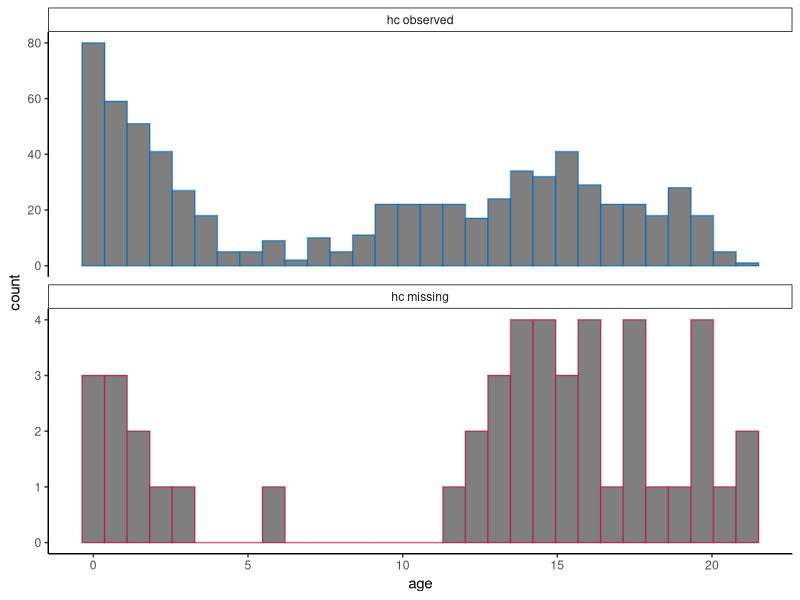
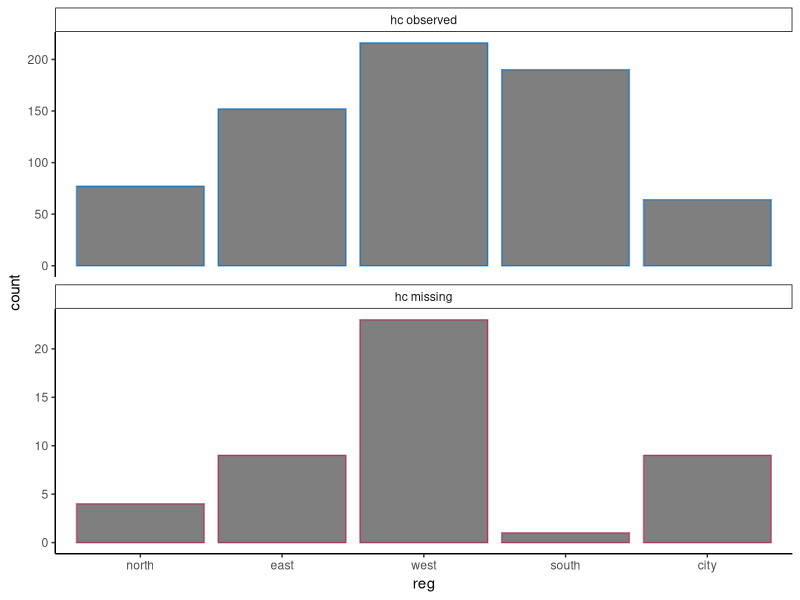
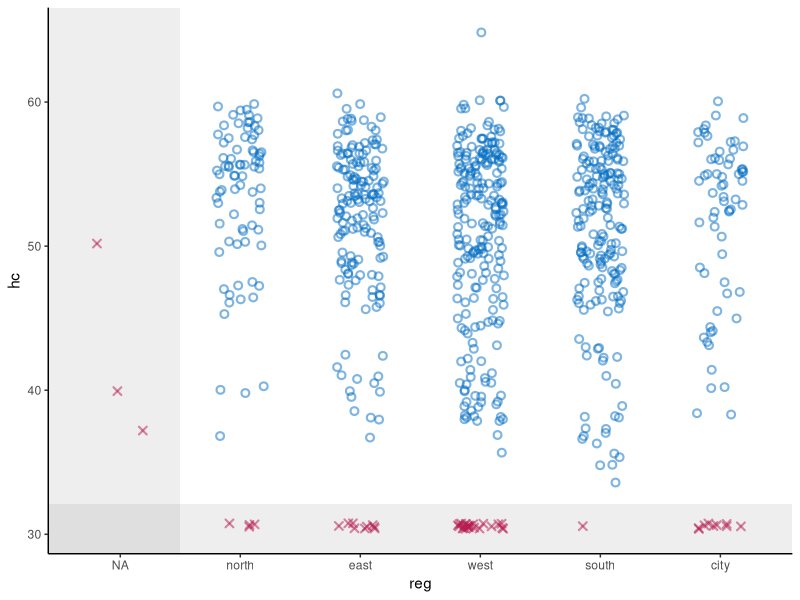
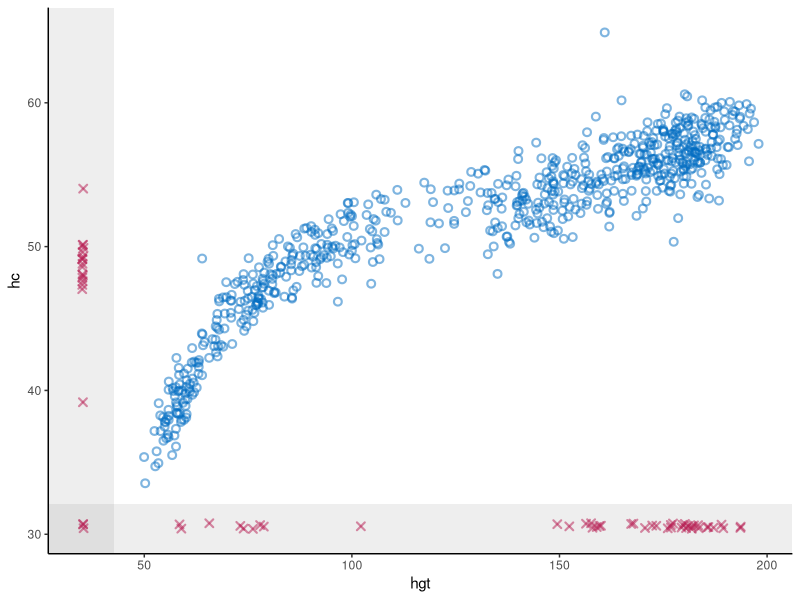
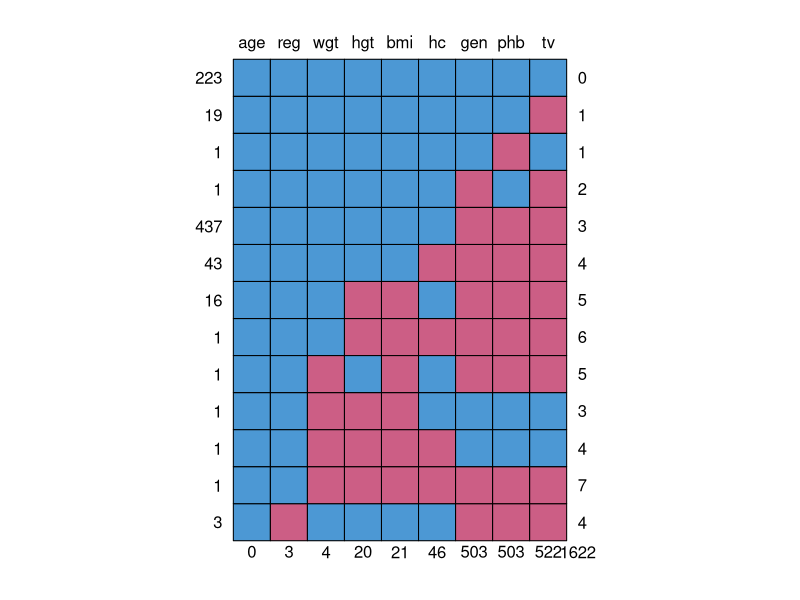
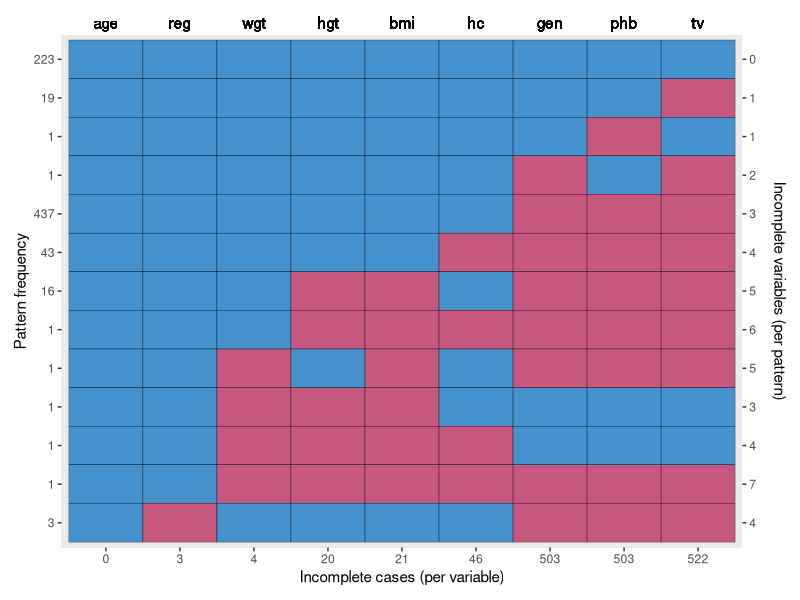
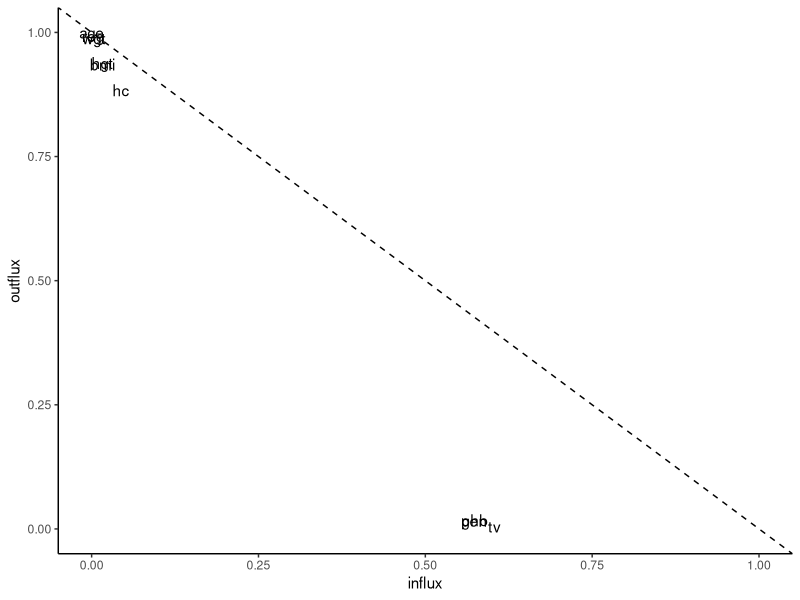

Here is the R script that generated these plots, in order: (Note: this script raises an error after producing the figures.)
## ---- chunk 1
knitr::opts_chunk$set(
  collapse = TRUE,
  comment = "#>",
  warning = FALSE, 
  message = FALSE,
  fig.width = 6, 
  fig.height = 6
)
## ---- chunk 2
# set-up environment
# library(shinymice)
library(tidyverse)
`%nin%` <- Negate(`%in%`)

# example dataset
dat <- mice::boys
# example mids object
imp <- mice::mice(dat, printFlag = FALSE)

# define mice theme
theme_mice <- function() {
  # move this outside of the function to unnecessary avoid re-running
  ggplot2::update_geom_defaults("point", list(
    shape = 21,
    size = 1.9,
    stroke = 1.1,
    alpha = 0.5
  ))
  ggplot2::update_geom_defaults("boxplot", list(
    size = 1
  ))
  ggplot2::update_geom_defaults("line", list(
    size = 1
  ))
  # the actual theme settings
  theme <- list(
    ggplot2::theme_classic(),
    ggplot2::theme(legend.position = "top"),
    ggplot2::scale_color_manual(
      values = c(
        "observed" = mice:::mdc(1),
        "missing" = mice:::mdc(2),
        "imputed" = mice:::mdc(2)
      )
    ),
    ggplot2::scale_fill_manual(
      values = c(
        "observed" = mice:::mdc(1),
        "missing" = mice:::mdc(2),
        "imputed" = mice:::mdc(2)
      )
    ),
    ggplot2::scale_size_manual(
      values = c("observed" = 1,
      "imputed" = 0.5)
),
    ggplot2::labs(color = NULL, fill = NULL, size = NULL)
  )
  return(theme)
}
## ---- chunk 3
# histogram/density plot faceted instead of dodged
plot_conditional <- function(dat, x, z) {
  # define graphing elements to add to plot
  if (is.numeric(dat[[x]])) { # for continuous variables
    geom <-
      ggplot2::geom_histogram()
  } else { # for categorical variables
    geom <-
      ggplot2::geom_bar()
  }
  
  # preprocess the data
  dat[!is.na(dat[[x]]), ] %>%
    dplyr::mutate(conditional = factor(
      is.na(.data[[z]]),
      levels = c(FALSE, TRUE),
      labels = c("observed", "missing")
    )) %>%
    # plot
    ggplot2::ggplot(ggplot2::aes(
        x = .data[[x]],
        color = conditional,
        fill = "white"
      )) +
    geom +
    # split by conditional variable
    ggplot2::facet_wrap(
      ~ conditional,
      ncol = 1,
      scales = "free_y",
      labeller = ggplot2::labeller(conditional = c(
        paste(z, "observed"), paste(z, "missing")
      ) %>% setNames(c(
        "observed", "missing"
      )))
    ) +
    # style
    theme_mice() +
    theme(legend.position = "none",
          strip.background = element_rect(size = 0.5))
}

# test
plot_conditional(dat, x = "age", z = "hc")
plot_conditional(dat, x = "reg", z = "hc")
## ---- chunk 4
# scatterplot with NAs
plot_bivariate <- function(dat, x, y) {
  # define graphing elements to add to plot later
  # set NA value and scale for variable x
  if (is.numeric(dat[[x]])) {
    NA_x <-
      min(dat[[x]], na.rm = TRUE) - .1 * diff(range(dat[[x]], na.rm = TRUE))
    shade_x <-
      min(dat[[x]], na.rm = TRUE) - .05 * diff(range(dat[[x]], na.rm = TRUE))
    scale_x <- NULL
  } else {
    NA_x <- "NA"
    shade_x <- 1.5
    scale_x <-
      ggplot2::scale_x_discrete(limits = c("NA", levels(dat[[x]])))
  }
  
  # set NA value and scale for variable y
  if (is.numeric(dat[[y]])) {
    NA_y <-
      min(dat[[y]], na.rm = TRUE) - .1 * diff(range(dat[[y]], na.rm = TRUE))
    shade_y <-
      min(dat[[y]], na.rm = TRUE) - .05 * diff(range(dat[[y]], na.rm = TRUE))
    scale_y <- NULL
  } else {
    NA_y <- "NA"
    shade_y <- 1.5
    scale_y <-
      ggplot2::scale_y_discrete(limits = c("NA", levels(dat[[y]])))
  }
  
  # add geom for NAs in the x space
  if (any(is.na(dat[[x]]))) {
    geom_x <- ggplot2::geom_point(
      position = ggplot2::position_jitter(width = 0.2, height = 0.2),
      color = mice:::mdc(2),
      shape = 4,
      mapping = ggplot2::aes(x = NA_x, y = .data[[y]]),
      data = dat[is.na(dat[[x]]),]
    )
  } else {
    geom_x <- NULL
  }
  
  # add geom for NAs in the y space
  if (any(is.na(dat[[y]]))) {
    geom_y <- ggplot2::geom_point(
      position = ggplot2::position_jitter(width = 0.2, height = 0.2),
      color = mice:::mdc(2),
      shape = 4,
      mapping = ggplot2::aes(x = .data[[x]], y = NA_y),
      data = dat[is.na(dat[[y]]),]
    )
  } else{
    geom_y <- NULL
  }
  
  # add geom for NAs in the x-y space
  if (any(is.na(dat[[x]]) & is.na(dat[[y]]))) {
    geom_xy <- ggplot2::geom_point(
      position = ggplot2::position_jitter(width = 0.2, height = 0.2),
      color = mice:::mdc(2),
      shape = 4,
      mapping = ggplot2::aes(x = NA_x, y = NA_y),
      data = dat[is.na(dat[[x]]) & is.na(dat[[y]]),]
    )
  } else{
    geom_xy <- NULL
  }
  
  # plot
  p <- dat %>% ggplot2::ggplot() +
    # plot observed datapoints in x-y space
    ggplot2::geom_point(
      ggplot2::aes(x = .data[[x]], y = .data[[y]]),
      position = ggplot2::position_jitter(width = 0.2, height = 0.2),
      color = mice::mdc(1)
    ) +
    # add area for NAs in the x space
    ggplot2::annotate(
      "rect",
      xmin = -Inf,
      xmax = shade_x,
      ymin = -Inf,
      ymax = Inf,
      alpha = 0.1
    ) +
    # add area for NAs in the y space
    ggplot2::annotate(
      "rect",
      xmin = -Inf,
      xmax = Inf,
      ymin = -Inf,
      ymax = shade_y,
      alpha = 0.1
    ) +
    # add NAs 
    geom_x +
    geom_y +
    geom_xy +
    # style graph
    theme_mice() +
    scale_x +
    scale_y 
  
  # output
  return(p)
}

# test
plot_bivariate(dat, x = "reg", y = "hc")
plot_bivariate(dat, x = "hgt", y = "hc") 
## ---- chunk 5
# make ggplot version of md pattern plot
plot_md_pattern <- function(dat) {
  # get md pattern and store additional info
  pat <- mice::md.pattern(dat)
  vrb <- colnames(pat)[-ncol(pat)]
  colnames(pat) <- c(vrb, "n_vrb_inc")
  n_pat_obs <- as.numeric(rownames(pat))[-nrow(pat)]
  n_vrb_inc <- as.numeric(pat[, ncol(pat)])[-nrow(pat)]
  n_val_mis <- as.numeric(pat[nrow(pat), ])[-ncol(pat)]
  
  # make the pattern tidy
  long_pat <- pat[-nrow(pat), ] %>%
    cbind(., n_pat_obs, pat_nr = 1:nrow(.)) %>%
    as.data.frame() %>%
    tidyr::pivot_longer(cols = all_of(vrb),
                        names_to = "vrb",
                        values_to = "obs") %>%
    cbind(., n_val_mis)
  
  # plot the md pattern
  p <- long_pat %>%
    ggplot2::ggplot() +
    ggplot2::geom_tile(ggplot2::aes(
      x = vrb,
      y = pat_nr,
      fill = as.factor(obs),
      group = n_vrb_inc
    ),
    color = "black") +
    # set axes
    ggplot2::scale_x_discrete(limits = vrb,
                              position = "bottom",
                              labels = as.character(n_val_mis)) +    
    ggplot2::scale_y_reverse(
      breaks = 1:max(long_pat$pat_nr),
      labels = as.character(n_pat_obs),
      expand = c(0.01, 0.01),
      sec.axis = ggplot2::dup_axis(
        labels = as.character(n_vrb_inc),
        name = "Incomplete variables (per pattern)")
    ) +
    # add labels
    ggplot2::labs(x = "Incomplete cases (per variable)",
                  y = "Pattern frequency") +
    ggplot2::geom_text(aes(x = vrb, y = -Inf, label = vrb),
              data = long_pat,
              vjust = -0.5) +
    ggplot2::coord_cartesian(clip = "off") +
    # add styling
    ggplot2::theme(
      legend.position = "none",
      plot.margin = ggplot2::margin(25, 10, 10, 10, unit = "pt"),
      axis.title.y.right = ggplot2::element_text(margin = ggplot2::margin(l = 10)),
      panel.grid = ggplot2::element_blank()
    ) +
    ggplot2::scale_fill_manual(values = c("1" = mice:::mdc(1), "0" = mice:::mdc(2))) 
  
  return(p)
}

# test
plot_md_pattern(dat)
## ---- chunk 6
# plot in- and outflux of incomplete data
plot_flux <- function(dat){
  flx <- mice::flux(dat)
  p <- flx %>% ggplot2::ggplot() +
    ggplot2::geom_text(
      ggplot2::aes(x = influx, y = outflux, label = rownames(flx))
    ) +
    geom_abline(intercept = 1, slope = -1, linetype = "dashed") +
    lims(x = c(0,1), y = c(0,1)) +
    theme_classic()
  return(p)
}
# test
plot_flux(dat)
## ---- chunk 7

# make chain means and variances tidy
preprocess_thetas <- function(imp) {
  d <- imp$chainMean %>%
    dplyr::na_if(., "NaN") %>%
    as.data.frame() %>%
    dplyr::mutate(var = row.names(.), theta = "Chain means") %>%
    rbind(
      .,
      imp$chainVar %>%
        sqrt() %>%
        as.data.frame(.) %>%
        dplyr::mutate(var = row.names(.), theta = "Chain standard deviations")
    ) %>%
    tidyr::pivot_longer(-c(var, theta)) %>%
    cbind(.it = as.integer(1:imp$iteration),
          .imp = as.factor(rep(1:imp$m, each = imp$iteration)))
  return(d)
}
# test
trace_dat <- preprocess_thetas(imp)

trace_one_variable <- function(d, x) {
  # plot one variable
  p <- d[d$var == x,] %>%
    ggplot2::ggplot() +
    ggplot2::geom_line(ggplot2::aes(x = .it, y = value, color = .imp)) +
    ggplot2::facet_wrap( ~ theta, scales = "free", ncol = 1) +
    ggplot2::theme_classic() +
    ggplot2::theme(
      strip.background = element_rect(size = 0.5)#,
      #strip.text = element_text(face = "bold", size = 11),
      #legend.position = "bottom"
    ) +
    ggplot2::labs(x = "Iteration",
                  y = paste0(x),
                  color = "Imputation")
  # show message to user when variable is completely observed
  if (all(is.na(p$data$value))) {
    p <-
      p + ggplot2::geom_text(ggplot2::aes(
        x = median(as.numeric(d$.imp)),
        y = 0,
        label = "No \n imputations \n to show"
      ),
      color = "grey")
  }
  return(p)
}
#test
trace_one_variable(trace_dat, x = "hgt")
trace_one_variable(trace_dat, x = "age")
## ---- chunk 8
# extract imputations and initialize plot
plot_imps <- function(imp, x, y = NULL) {
  # parse inputs
  if (is.null(y)) {
    y <- x
  }
  # combine observed and imputed data
  xy_obs <- imp$data %>%
    cbind(datapoint = "observed",
          .imp = 0,
          .id = 1:nrow(.),
          .) %>%
    .[!is.na(imp$data[[x]]) &
        !is.na(imp$data[[y]]), ]
  xy_imps <- imp %>% 
    mice::complete("long") %>% 
    cbind(datapoint = "imputed", .) %>% 
    .[.$.id %nin% xy_obs$.id,]
  xy_dat <- rbind(xy_obs, xy_imps) %>% 
    dplyr::mutate(datapoint = factor(datapoint, levels = c("observed", "imputed")))
  # initialize plot
  p <- xy_dat %>% 
    ggplot2::ggplot() +
    theme_mice() 
  # output
  return(p)
}

# test with continuous variable
x = "hc"

# boxplot (doesn't work for categorical variables)
imp %>% plot_imps(x) +
  ggplot2::geom_boxplot(
      ggplot2::aes(
        x = as.factor(.imp), 
        y = .data[[x]],
        color = datapoint
      ),
      width = 0.5
    ) +
  ggplot2::xlab("Imputation (0 = observed data)") 

# stripplot
imp %>% plot_imps(x) +
  ggplot2::geom_jitter(
      ggplot2::aes(
        x = as.factor(.imp),
        y = .data[[x]],
        color = datapoint
      ),
      height = 0.25,
      width = 0.25) +
    ggplot2::xlab("Imputation (0 = observed data)") 

# density plot
imp %>% plot_imps(x) +
  ggplot2::geom_density(ggplot2::aes(
    x = .data[[x]],
    color = datapoint,
    size = datapoint,
    group = .imp
  )) 

# test with two continuous variables
y = "hgt"

# xyplot
imp %>% plot_imps(x, y) +
  ggplot2::geom_point(ggplot2::aes(
    x = .data[[x]],
    y = .data[[y]],
    group = .id,
    color = datapoint
  ))

# test with categorical variable
x = "phb"

# faceted barplot
imp %>% plot_imps(x) +
  ggplot2::geom_bar(
      ggplot2::aes(
        x = .data[[x]],
        color = datapoint,
        size = datapoint
      ),
      width = 0.5,
      fill = "white"#,
      #position = ggplot2::position_dodge(preserve = "single")
    ) +
  ggplot2::facet_wrap(~.imp, scales = "free_y", ncol = 2)

## ---- chunk 9
# plot the predictor matrix for the imputation model, make interactive later!
plot_pred_matrix <- function(dat) {
  # parse input
  if (mice::is.mids(dat)) {
    imp <- dat
  } else {
    imp <- mice::mice(dat, maxit = 0)
  }
  # get the predictor matrix and add the rownames as variable
  pred <- imp$predictorMatrix %>%
    as.data.frame() %>%
    cbind(vrb_to_imp = rownames(.), .)
  # make the data tidy to plot
  long_pred <-
    pivot_longer(
      pred,
      cols = names(pred)[-1],
      names_to = "vrb_as_pred",
      names_transform = list(vrb_as_pred = as.factor)
    )
  # plot the predictor matrix
  p <- long_pred %>%
    ggplot2::ggplot() +
    ggplot2::geom_tile(ggplot2::aes(
      x = vrb_as_pred,
      y = vrb_to_imp,
      fill = as.factor(value)
    ),
    color = "black") +
    ggplot2::theme(legend.position = "none", panel.grid = ggplot2::element_blank()) +
    ggplot2::scale_y_discrete(limits = rev(names(imp$data))) +
    ggplot2::scale_x_discrete(limits = names(imp$data), position = "top") +
    ggplot2::scale_fill_manual(values = c("1" = mice:::mdc(1), "0" = mice:::mdc(2))) +
    ggplot2::labs(x = "Predictor", y = "Variable to impute", title = "Predictor matrix")
  
  return(p)
}

# test
plot_pred_matrix(imp)
new_pred <- imp$predictorMatrix
new_pred["bmi", c("hgt", "wgt")] <- 0
imp2 <- mice::mice(dat, predictorMatrix = new_pred, maxit = 0)
plot_pred_matrix(imp2)

